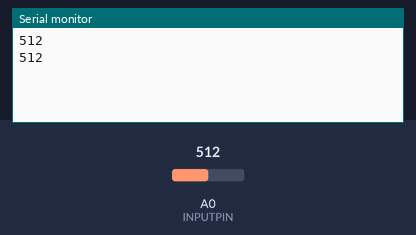
Bench run of a sketch on a simulated Arduino Uno, built with avr-gcc and run on an emulated ATmega328P. Parts: the last lines printed to the serial monitor. The test bench sets the inputs (shaded band); at power-on: A0 (INPUTPIN) = 512.

Above: at 1.8 s.
1.9 s: A0 (INPUTPIN) set to 716
At 2.5 s:
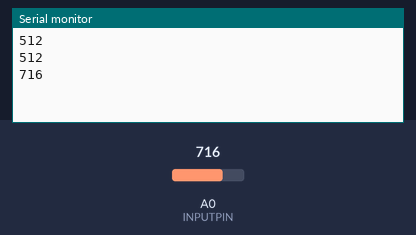
3.4 s: A0 (INPUTPIN) set to 900
At 4.8 s:
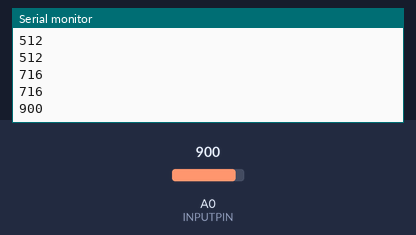
Timing chart, 0 to 6.4 s (numbered marks = the images above; inputs shaded):
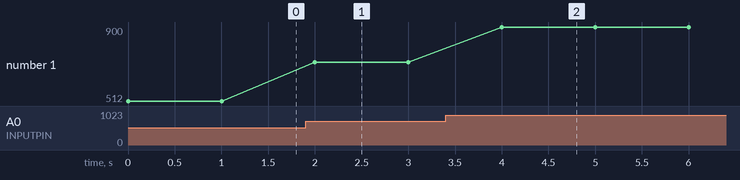

The sketch:

s006_ldr.ino
```cpp
/*
 *  Photowiderstand
 *
 *  2015-11-05   Daniel LeMath    erzeugt
 *
 **********************************************************************/

const byte INPUTPIN = 0;

void setup ()
{
    Serial.begin (9600);
}

void loop ()
{
    int wert = analogRead (INPUTPIN);
    Serial.println (wert);
    delay (1000);
}
```

Measured:
- after the input at 1.9 s, the serial monitor: prints a new line after 0.10 s (image 1)
- after the input at 3.4 s, the serial monitor: prints a new line after 0.60 s (image 2)
- plotted number 1: 512 → 716 after the input at 1.9 s, 716 → 900 after the input at 3.4 s
